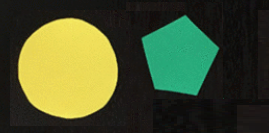
#> input picture 55641425-check-contours-intersect-opencv/base.png, 269 x 133 px
$ python 55641425-check-contours-intersect.py
#> lines starting #> are read from the running program, lines starting #| are printed output that depends on the picture; after the words box and inside, x2 and y2 are one past the last pixel; in counts of white or black regions, pixels touching at a corner belong together
import cv2
import numpy as np

def contourIntersect(original_image, contour1, contour2):
    # Two separate contours trying to check intersection on
    contours = [contour1, contour2]

    # Create image filled with zeros the same size of original image
    blank = np.zeros(original_image.shape[0:2])

    # Copy each contour into its own image and fill it with '1'
    image1 = cv2.drawContours(blank.copy(), contours, 0, 1)
    image2 = cv2.drawContours(blank.copy(), contours, 1, 1)

    # Use the logical AND operation on the two images
    # Since the two images had bitwise AND applied to it,
    # there should be a '1' or 'True' where there was intersection
    # and a '0' or 'False' where it didnt intersect
    intersection = np.logical_and(image1, image2)

    # Check if there was a '1' in the intersection array
    return intersection.any()

original_image = cv2.imread("base.png")
#> original_image is the input picture: shape (133, 269, 3); mean B, G, R 46, 81.8, 72
image = original_image.copy()

cv2.imshow("original", image)
gray = cv2.cvtColor(image, cv2.COLOR_BGR2GRAY)
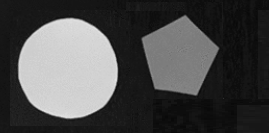
#> gray: shape (133, 269); min 9, max 226, mean 74.8
cv2.imshow("gray", gray)
blurred = cv2.GaussianBlur(gray, (5,5), 0)
cv2.imshow("blur", blurred)
threshold = cv2.threshold(blurred, 60, 255, cv2.THRESH_BINARY)[1]
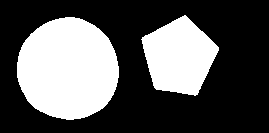
#> threshold: shape (133, 269); 34.6% white; 2 white regions
cv2.imshow("thresh", threshold)

contours = cv2.findContours(threshold.copy(), cv2.RETR_EXTERNAL, cv2.CHAIN_APPROX_SIMPLE)
#> contours = 2 contours; box (x1, y1, x2, y2) and area: (17, 17, 119, 120) 8066, (141, 15, 219, 96) 4072
# Depending on OpenCV version, number of arguments return by cv.findContours
# is either 2 or 3
contours = contours[1] if len(contours) == 3 else contours[0]

contour_list = []
for c in contours:
    contour_list.append(c)
    cv2.drawContours(image, [c], 0, (0,255,0), 2)
#> this loop made 2 passes
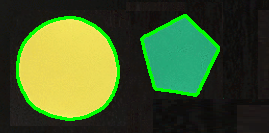
#> image: shape (133, 269, 3); 5.43% of pixels changed, all inside (x1, y1, x2, y2) = (16, 14, 220, 121)
#> after the loop, contour_list has the same summary as contours

print(contourIntersect(original_image, contour_list[0], contour_list[1]))
#> in contourIntersect, `image1 = cv2.drawContours(blank.copy(), contours, 0, 1)`:
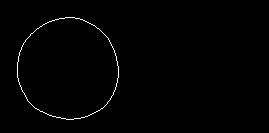
#> image1: shape (133, 269) float64; values 0 (black) and 1 (white), 0.81% white in thin lines or dots, all inside (x1, y1, x2, y2) = (17, 17, 119, 120)
#> in contourIntersect, `image2 = cv2.drawContours(blank.copy(), contours, 1, 1)`:
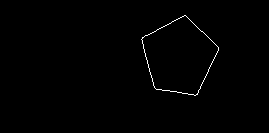
#> image2: shape (133, 269) float64; values 0 (black) and 1 (white), 0.6% white in thin lines or dots, all inside (x1, y1, x2, y2) = (141, 15, 219, 96)
#> in contourIntersect, `intersection = np.logical_and(image1, image2)`: intersection: shape (133, 269) bool; every value is 0
#| False
cv2.imshow("contour", image)
cv2.waitKey(0)
